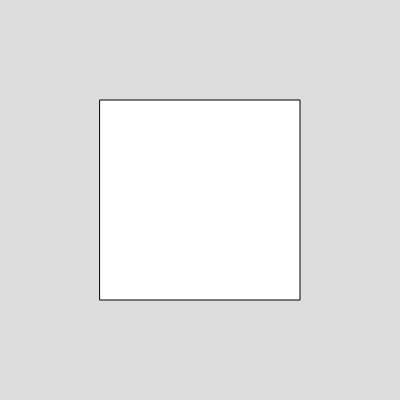
Frame 1 (no input)
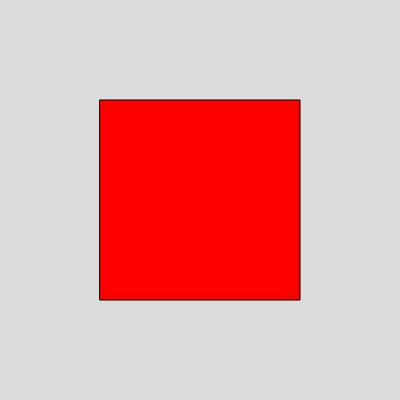
Frame 60 (no input)
Frame 120 (the mouse pressed at the canvas centre since frame 60): identical to frame 60, image omitted

The p5.js sketch that drew these frames (run headless with seeded random() and noise() and a simulated clock; from frame 60 on, the mouse is pressed at the canvas centre):

// p5.js sketch
// ── sketch.js
function setup() {
  createCanvas(400, 400);
}

function draw() {
  background(220);
  rect(100, 100, 200, 200);
  fill(255, 0, 0);
}
